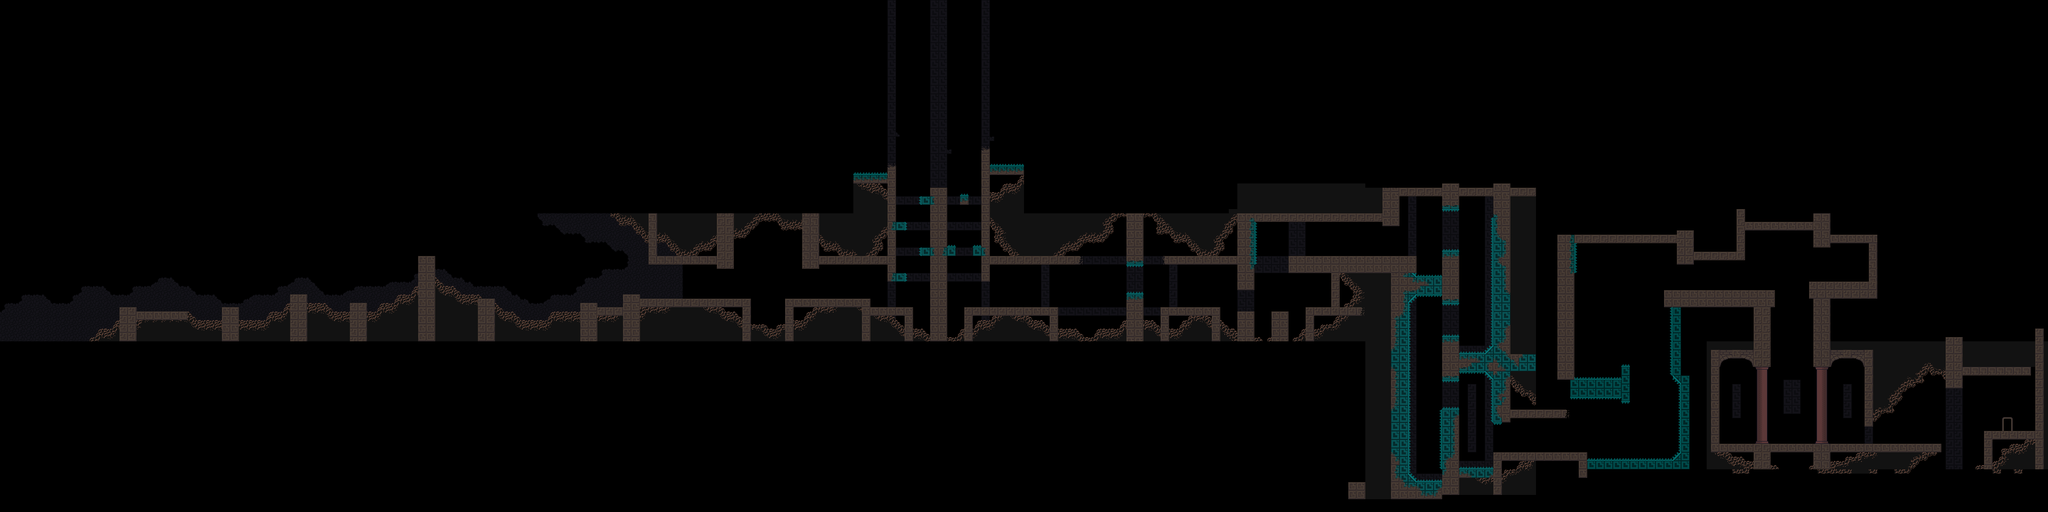

Rendered tile map (Tiled .tmx) drawn with the repository's tilesets; below, a short description and the map source with its tile grids summarised:
An orthogonal 480x120 tile map with 8x8 px tiles, 3 tile layers (background, tiles_lower, tiles), 1 hidden layer not drawn and 227 objects (39x crumble, 8x checkpoint, 6x river, Stygian, Thorns, ...).

<map version="1.10" tiledversion="1.10.1" orientation="orthogonal" renderorder="right-down" width="480" height="120" tilewidth="8" tileheight="8" infinite="0" nextlayerid="9" nextobjectid="338">
 <tileset firstgid="1" source="tst_styx.tsx" />
 <objectgroup id="3" name="rooms">
  <object id="1" x="0" y="400" width="320" height="240" />
  <object id="11" x="320" y="400" width="960" height="240" />
  <object id="69" name="Stygian" x="1280" y="400" width="320" height="240" />
  <object id="82" name="Thorns" x="1600" y="0" width="320" height="640" />
  <object id="108" name="Watch Your Step" x="1920" y="400" width="320" height="240" />
  <object id="120" name="Crawlspace" x="2240" y="400" width="320" height="240" />
  <object id="154" name="Rappel" x="2560" y="352" width="320" height="560" />
  <object id="254" name="Scaffold" x="2880" y="440" width="320" height="456" />
  <object id="287" x="3200" y="400" width="320" height="240" />
  <object id="301" x="3200" y="640" width="320" height="240" />
  <object id="316" x="3520" y="640" width="320" height="240" />
 </objectgroup>
 <objectgroup id="2" name="entities">
  <object id="3" name="player" x="240" y="544">
   <point />
  </object>
  <object id="10" name="fake_checkpoint" x="240" y="560">
   <point />
  </object>
  <object id="68" name="checkpoint" x="1320" y="544">
   <point />
  </object>
  <object id="106" name="checkpoint" x="1680" y="560">
   <point />
  </object>
  <object id="119" name="checkpoint" x="1960" y="560">
   <point />
  </object>
  <object id="134" name="checkpoint" x="2272" y="560">
   <point />
  </object>
  <object id="141" name="crumble" x="2048" y="576" width="32" height="16" />
  <object id="149" name="crumble" x="2352" y="512" width="96" height="32" />
  <object id="162" name="checkpoint" x="2608" y="464">
   <point />
  </object>
  <object id="171" name="crumble" x="2784" y="456" width="16" height="16" />
  <object id="172" name="crumble" x="2784" y="472" width="16" height="16" />
  <object id="173" name="crumble" x="2784" y="488" width="16" height="16" />
  <object id="174" name="crumble" x="2784" y="504" width="16" height="16" />
  <object id="175" name="crumble" x="2784" y="520" width="16" height="16" />
  <object id="176" name="crumble" x="2784" y="536" width="16" height="16" />
  <object id="177" name="crumble" x="2784" y="552" width="16" height="16" />
  <object id="178" name="crumble" x="2784" y="568" width="16" height="16" />
  <object id="179" name="crumble" x="2784" y="584" width="16" height="16" />
  <object id="180" name="crumble" x="2784" y="600" width="16" height="16" />
  <object id="181" name="crumble" x="2784" y="616" width="16" height="16" />
  <object id="182" name="crumble" x="2784" y="632" width="16" height="16" />
  <object id="213" name="crumble" x="2640" y="584" width="16" height="16" />
  <object id="214" name="crumble" x="2640" y="600" width="16" height="16" />
  <object id="215" name="crumble" x="2640" y="616" width="16" height="16" />
  <object id="216" name="crumble" x="2640" y="632" width="16" height="16" />
  <object id="217" name="crumble" x="2640" y="648" width="16" height="16" />
  <object id="218" name="crumble" x="2640" y="664" width="16" height="16" />
  <object id="219" name="crumble" x="2640" y="680" width="16" height="16" />
  <object id="220" name="crumble" x="2640" y="696" width="16" height="16" />
  <object id="221" name="crumble" x="2640" y="712" width="16" height="16" />
  <object id="222" name="crumble" x="2640" y="728" width="16" height="16" />
  <object id="223" name="crumble" x="2640" y="744" width="16" height="16" />
  <object id="224" name="crumble" x="2640" y="760" width="16" height="16" />
  <object id="230" name="crumble" x="2640" y="776" width="16" height="16" />
  <object id="231" name="crumble" x="2640" y="792" width="16" height="16" />
  <object id="232" name="crumble" x="2640" y="808" width="16" height="16" />
  <object id="233" name="crumble" x="2640" y="824" width="16" height="16" />
  <object id="234" name="crumble" x="2640" y="840" width="16" height="16" />
  <object id="235" name="crumble" x="2640" y="856" width="16" height="16" />
  <object id="242" name="crumble" x="2784" y="728" width="16" height="144" />
  <object id="256" name="checkpoint" x="2920" y="832">
   <point />
  </object>
  <object id="266" name="crumble" x="3040" y="848" width="32" height="16" />
  <object id="267" name="crumble" x="3136" y="752" width="16" height="48" />
  <object id="269" name="crumble" x="3056" y="712" width="16" height="32" />
  <object id="270" name="crumble" x="3120" y="656" width="16" height="48" />
  <object id="276" name="crumble" x="2992" y="696" width="48" height="16" />
  <object id="281" name="crumble" x="3024" y="560" width="32" height="16" />
  <object id="300" name="checkpoint" x="3280" y="528">
   <point />
  </object>
  <object id="309" name="kanna" x="3440" y="800">
   <point />
  </object>
  <object id="310" name="kanna_trigger" x="3320" y="664" width="80" height="24" />
  <object id="311" name="kanna_zone" x="3240" y="672" width="240" height="160" />
  <object id="315" name="kanna_boss_blocks" x="3496" y="800" width="16" height="32" />
  <object id="328" name="checkpoint" x="3616" y="816">
   <point />
  </object>
  <object id="337" name="door" x="3760" y="784" width="8" height="24">
   <properties>
    <property name="destination" value="rm_styx1" />
    <property name="link" value="purple" />
   </properties>
  </object>
 </objectgroup>
 <layer id="1" name="background_lower" width="480" height="120" visible="0">
  <data>[57600 cells, 18412 non-empty, 25 distinct tile ids]</data>
 </layer>
 <layer id="6" name="background" width="480" height="120">
  <data>[57600 cells, 4197 non-empty, 66 distinct tile ids]</data>
 </layer>
 <layer id="7" name="tiles_lower" width="480" height="120">
  <data>[57600 cells, 3621 non-empty, 80 distinct tile ids]</data>
 </layer>
 <layer id="8" name="tiles" width="480" height="120">
  <data>[57600 cells, 6499 non-empty, 131 distinct tile ids]</data>
 </layer>
 <objectgroup id="4" name="obstacles">
  <object id="9" name="river" x="0" y="616" width="224" height="24" />
  <object id="56" x="-16" y="400" width="16" height="240" />
  <object id="60" name="river" x="1352" y="589" width="184" height="56" />
  <object id="94" x="1672" y="512" width="24" height="16" />
  <object id="95" x="1728" y="464" width="16" height="16" />
  <object id="96" x="1680" y="416" width="16" height="16" />
  <object id="97" x="1728" y="368" width="16" height="16" />
  <object id="98" x="1584" y="0" width="16" height="400" />
  <object id="99" x="1920" y="0" width="16" height="360" />
  <object id="100" x="1600" y="328" width="64" height="72" />
  <object id="101" x="1856" y="312" width="64" height="88" />
  <object id="102" x="1800" y="368" width="16" height="8" />
  <object id="104" x="1776" y="464" width="16" height="16" />
  <object id="105" x="1824" y="464" width="16" height="16" />
  <object id="107" name="river" x="1656" y="603" width="200" height="40" />
  <object id="113" name="river" x="1928" y="603" width="296" height="40" />
  <object id="118" x="2112" y="552" width="32" height="8" />
  <object id="133" x="2336" y="416" width="16" height="88" />
  <object id="135" name="river" x="2248" y="603" width="240" height="40" />
  <object id="138" x="2112" y="488" width="32" height="8" />
  <object id="161" x="2800" y="400" width="32" height="384" />
  <object id="166" x="2704" y="472" width="32" height="8" />
  <object id="168" x="2560" y="512" width="80" height="448" />
  <object id="169" x="2704" y="560" width="32" height="8" />
  <object id="170" x="2640" y="520" width="64" height="32" />
  <object id="184" x="2736" y="664" width="64" height="32" />
  <object id="188" x="2704" y="632" width="32" height="8" />
  </objectgroup>
 <objectgroup id="5" name="walls">
  <!-- 120 objects omitted --></objectgroup>
</map>
<!-- 135 of 227 objects omitted -->